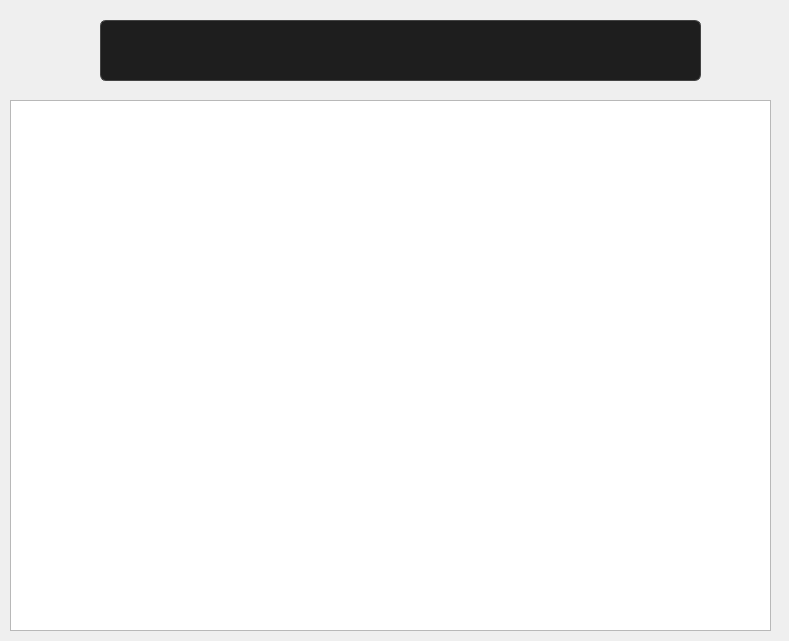
<?xml version="1.0" encoding="UTF-8"?>
<ui version="4.0">
 <class>Form</class>
 <widget class="QWidget" name="Form">
  <property name="geometry">
   <rect>
    <x>0</x>
    <y>0</y>
    <width>789</width>
    <height>641</height>
   </rect>
  </property>
  <property name="windowTitle">
   <string>Form</string>
  </property>
  <property name="styleSheet">
   <string notr="true">QMainWindow {
    background-color: #000000; /* الخلفية الرئيسية سوداء */
}

/* Sidebar */
QListWidget {
    background-color: #1e1e1e;
    color: #ffffff;
    border-radius: 8px;
    font-size: 12pt;
}
QListWidget::item:selected {
    background: #00a8ff;
    color: white;
}
QListWidget::item:hover {
    background: #333333;
}

/* Tabs */
QTabBar::tab {
    font-size: 12pt;
    padding: 8px 20px;
    margin: 4px;
    border-radius: 12px;
    background: #1e1e1e;
    color: #bbbbbb;
}
QTabBar::tab:selected {
    background: #44bd32;
    color: white;
    font-weight: bold;
}
QTabBar::tab:hover {
    background: #4cd137;
    color: white;
}

/* Forms (LineEdits, Labels) */
QLabel {
    color: #ffffff;
    font-size: 11pt;
}
QLineEdit {
    font-size: 11pt;
    padding: 6px;
    border: 1px solid #444444;
    border-radius: 6px;
    background: #1e1e1e;
    color: #ffffff;
}
QLineEdit:focus {
    border: 2px solid #44bd32;
    background: #2c2c2c;
    color: #ffffff;
}

/* Buttons */
QPushButton {
    font-size: 11pt;
    font-weight: bold;
    padding: 8px 16px;
    border-radius: 8px;
    color: white;
    background-color: #1e1e1e;
    border: 1px solid #444;
}
QPushButton#add {
    background-color: #44bd32;
}
QPushButton#add:hover {
    background-color: #4cd137;
}
QPushButton#update {
    background-color: #0097e6;
}
QPushButton#update:hover {
    background-color: #00a8ff;
}
QPushButton#delete {
    background-color: #e84118;
}
QPushButton#delete:hover {
    background-color: #c23616;
}
</string>
  </property>
  <widget class="QLineEdit" name="searchInput">
   <property name="geometry">
    <rect>
     <x>100</x>
     <y>20</y>
     <width>601</width>
     <height>61</height>
    </rect>
   </property>
   <property name="text">
    <string/>
   </property>
  </widget>
  <widget class="QTableWidget" name="tripsTable">
   <property name="geometry">
    <rect>
     <x>10</x>
     <y>100</y>
     <width>761</width>
     <height>531</height>
    </rect>
   </property>
   <property name="styleSheet">
    <string notr="true">QMainWindow {
    background-color: #000000; /* الخلفية الرئيسية سوداء */
}

/* Sidebar */
QListWidget {
    background-color: #1e1e1e;
    color: #ffffff;
    border-radius: 8px;
    font-size: 12pt;
}
QListWidget::item:selected {
    background: #00a8ff;
    color: white;
}
QListWidget::item:hover {
    background: #333333;
}

/* Tabs */
QTabBar::tab {
    font-size: 12pt;
    padding: 8px 20px;
    margin: 4px;
    border-radius: 12px;
    background: #1e1e1e;
    color: #bbbbbb;
}
QTabBar::tab:selected {
    background: #44bd32;
    color: white;
    font-weight: bold;
}
QTabBar::tab:hover {
    background: #4cd137;
    color: white;
}

/* Forms (LineEdits, Labels) */
QLabel {
    color: #ffffff;
    font-size: 11pt;
}
QLineEdit {
    font-size: 11pt;
    padding: 6px;
    border: 1px solid #444444;
    border-radius: 6px;
    background: #1e1e1e;
    color: #ffffff;
}
QLineEdit:focus {
    border: 2px solid #44bd32;
    background: #2c2c2c;
    color: #ffffff;
}

/* Buttons */
QPushButton {
    font-size: 11pt;
    font-weight: bold;
    padding: 8px 16px;
    border-radius: 8px;
    color: white;
    background-color: #1e1e1e;
    border: 1px solid #444;
}
QPushButton#add {
    background-color: #44bd32;
}
QPushButton#add:hover {
    background-color: #4cd137;
}
QPushButton#update {
    background-color: #0097e6;
}
QPushButton#update:hover {
    background-color: #00a8ff;
}
QPushButton#delete {
    background-color: #e84118;
}
QPushButton#delete:hover {
    background-color: #c23616;
}
</string>
   </property>
  </widget>
 </widget>
 <resources/>
 <connections/>
</ui>
